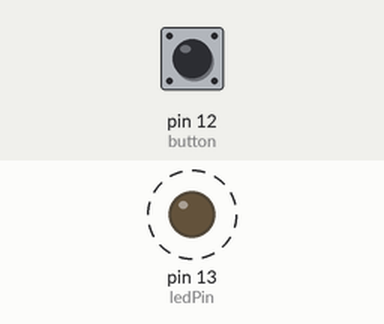
A sketch run on a simulated Arduino Uno, built with avr-gcc and run on an emulated ATmega328P. Shown: output pins drawn as LEDs (lit = HIGH). Dashed ring = blinking. The test bench sets the inputs (shaded band); at power-on: pin 12 (button) HIGH.

Above: at 1.8 s.
1.9 s: pin 12 (button) pulled LOW for 3.2 s
At 3.0 s:
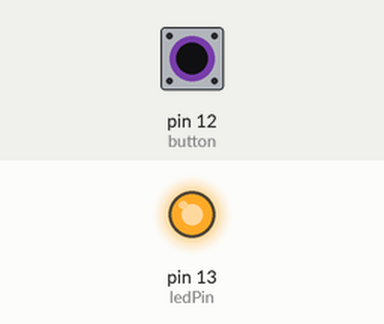
At 5.47 s:
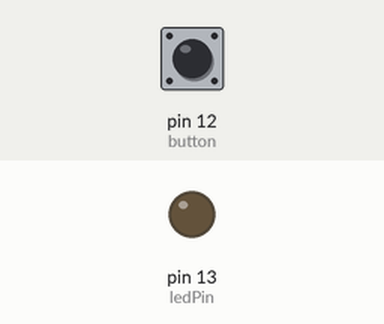
Timing chart, 0 to 12.6 s (numbered marks = the images above; inputs shaded):
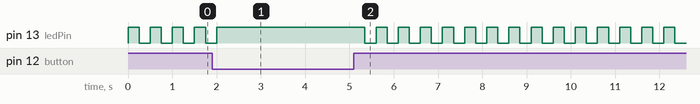

Measured:
- by itself, pin 13 (ledPin): repeats every 0.50 s: LOW 0.25 s, HIGH 0.25 s

The sketch:

ledddddddd2.ino
```cpp
const int ledPin =  LED_BUILTIN;// the number of the LED pin
const int button = 12;
int stan = 0;
void setup() {

 // set the digital pin as output:
  pinMode(ledPin, OUTPUT);
  pinMode(button,INPUT_PULLUP);
}

void loop() {
 stan = digitalRead(button);

  if (stan == LOW) {
    // turn LED on:
    digitalWrite(ledPin, HIGH);

  } else {
    // turn LED off:

    digitalWrite(ledPin, HIGH);
    delay(250);
    digitalWrite(ledPin, LOW);
    delay(250);

  }
}
```
